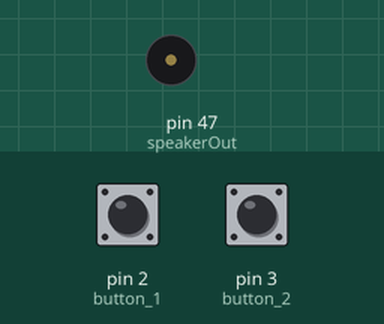
Bench run of a sketch on a simulated Arduino Mega 2560, built with avr-gcc and run on an emulated ATmega2560. Parts: buzzer (waves = sounding). The test bench sets the inputs (shaded band); at power-on: pin 2 (button_1) LOW, pin 3 (button_2) LOW.

Above: at 1.2 s.
1.3 s: pin 2 (button_1) pulled HIGH for 0.15 s
At 1.5 s:
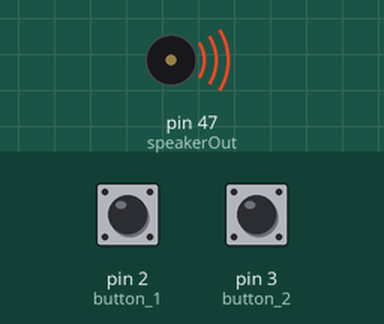
7.3 s: pin 2 (button_1) pulled HIGH for 1 s
At 14.1 s:
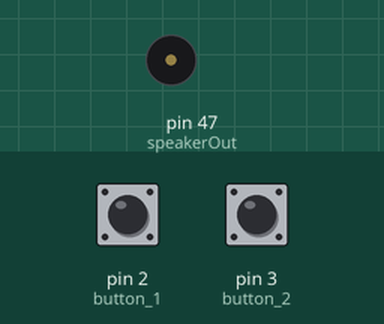
Timing chart, 0 to 15.6 s (numbered marks = the images above; inputs shaded):
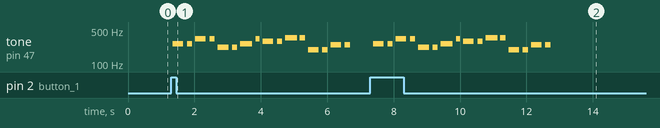

The sketch:

hw3_1.ino
```cpp
// 누른 버튼에 따라 다른 멜로디
#define button_1 2
#define button_2 3
#define speakerOut 47

#define c3 7692 // 130 Hz
#define d3 6802 // 147 Hz
#define e3 6060 // 165 Hz
#define f3 5714 // 175 Hz
#define g3 5102 // 196 Hz
#define a3 4545 // 220 Hz
#define b3 4048 // 247 Hz
#define c4 3830 // 261 Hz
#define d4 3400 // 294 Hz
#define e4 3038 // 329 Hz
#define f4 2864 // 349 Hz
#define g4 2550 // 392 Hz
#define a4 2272 // 440 Hz
#define b4 2028 // 493 Hz
#define c5 1912 // 523 Hz
#define r1 0

int melody1[] = {c4, c4, e4, e4, a3, a3, c4, e4, d4, d4, f4, f4, g3, g3, b3, b3, r1}; // 17개
int beats1[] = {22, 10, 22, 10, 22, 10, 24, 8, 22, 10, 22, 10, 22, 10, 22, 10, 16};
int melody2[] = {e4, e4, e4, c4, e4, g4, g3, c4, g3, e3, a3, b3, b3, a3, g3, e4, g4, a4, f4, g4, e4, c4, d4, b3, c3}; // 25개
int beats2[] = {8, 16, 16, 8, 16, 32, 32, 24, 24, 24, 16, 16, 8, 16, 10, 10, 10, 16, 8, 16, 16, 8, 8, 8, 16};

int MAX_MELODY_1 = sizeof(melody1)/2;
int MAX_MELODY_2 = sizeof(melody2)/2;

long tempo = 15000;
int pause = 100;
int tone_ = c4;
int beat = 0;
long duration = 0;


void play_tone() {
  long elapsed_time = 0;
  if(tone_ > 0) {
    while( elapsed_time < duration ){
      if( elapsed_time + tone_ <= duration ){
        digitalWrite(speakerOut,HIGH);
        delayMicroseconds(tone_ / 2);
        digitalWrite(speakerOut,LOW);
        delayMicroseconds(tone_ / 2);
      }
      elapsed_time += tone_;
   }
  }
  else {
    delayMicroseconds(duration);
  }
  delay(pause);
}

void setup() {
  pinMode(button_1, INPUT);
  pinMode(button_2, INPUT);
  pinMode(speakerOut, OUTPUT);

}

int val_1, val_2;

void loop() {
  val_1 = digitalRead(button_1);
  val_2 = digitalRead(button_2);

  if (val_1 == HIGH) {
    for(int i = 0; i < MAX_MELODY_1 ; i++ ) {
      tone_ = melody1[i];
      beat = beats1[i];

      duration = beat * tempo;
      play_tone();
    }
  }
  else if (val_2 == HIGH) {
    for(int i = 0; i < MAX_MELODY_2 ; i++ ) {
      tone_ = melody2[i];
      beat = beats2[i];

      duration = beat * tempo;
      play_tone();
    }
  }
  else {
    delay(100);
  }
}
```

Measured:
- after the input at 1.3 s, tone on pin 47 (speakerOut): plays 260 Hz for 0.32 s, 260 Hz for 0.16 s, 328 Hz for 0.32 s, 328 Hz for 0.16 s, 220 Hz for 0.32 s, 220 Hz for 0.16 s … (16 notes in this stretch), starting after 0.05 s
- after the input at 7.3 s, tone on pin 47 (speakerOut): plays 260 Hz for 0.32 s, 260 Hz for 0.16 s, 328 Hz for 0.32 s, 328 Hz for 0.16 s, 220 Hz for 0.32 s, 220 Hz for 0.16 s … (16 notes in this stretch), starting after 0.09 s
